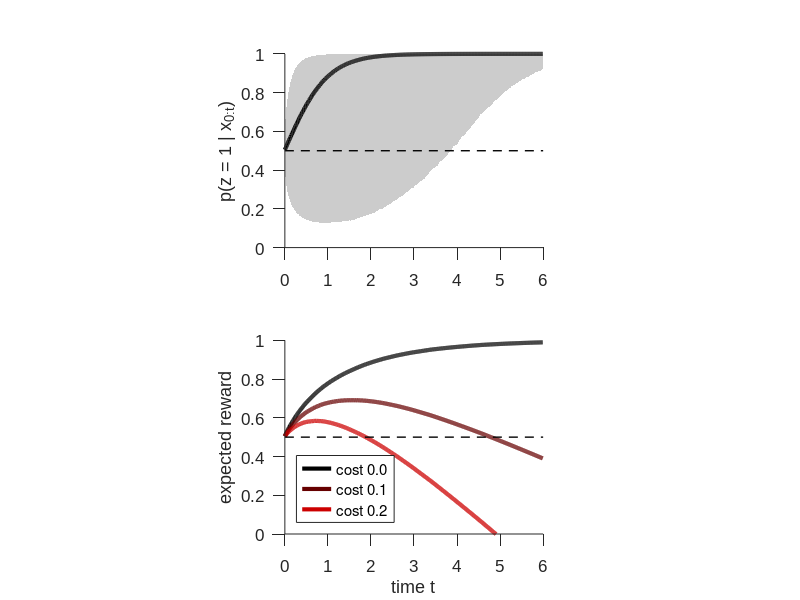

The MATLAB script that drew this image:
function loss_cost(t, sig2)
%% plots the expected reward with accumulation cost over time
%
% The function assumes momentary evidence dx generated by 
% p(dx | z dt, sig2 dt)
% with z=1. Decisions are based on the posterior over z=1 that considers
% both z=1 and z=-1.
%
% The function runs 10^5 simulations in parallel, and shows median and
% the 2.5 and 97.5 percentiles of the posterior across simulations.
% Furthermore, it shows the expected reward over time in this setting. The
% expected reward is shown for three different costs, 0, 0.1, and 0.2.
%
% t determines the accumulation time, and sig2 the task difficulty
% (small/large sig2 = easy/hard task). If not given, t defaults to 6 and
% sig2 to 1^2.

%% settings
% time discretisation
dt = 0.01;
% observation time
if nargin < 1, t = 6; end
% task difficulty (small/large sig2 = easy/hard task)
if nargin < 2, sig2 = 1^2; end
% number of parallel simulations
sim_num = 10^5;
% costs
cs = [0 0.1 0.2];
c_num = length(cs);
% cost colours, from black to red
c_cols = [linspace(0, 0.8, c_num)' zeros(c_num, 2)];


%% discretise time
N = ceil(t / dt);
t = N * dt;
ts = 0:dt:(t-dt);


%% draw momenary evidence, compute suff. states, belief, choices
xs = dt + sqrt(sig2 * dt) * randn(sim_num, N);
Xs = cumsum(xs, 2);
% p(z=1 | x)
pz1gx = 1 ./ (1 + exp(- 2 * Xs / sig2));
% expected reward (avg.) is just average belief minus cost
er = bsxfun(@minus, mean(pz1gx, 1), bsxfun(@times, ts, cs'));


%% plot results
figure('Color', 'white');

% posterior over time
subplot(2, 1, 1);  hold on;
xlim([0 t]);  ylim([0 1]);
pz1gx_median = prctile(pz1gx, 50, 1);
pz1gx_p25 = prctile(pz1gx, 2.5, 1);
pz1gx_p975 = prctile(pz1gx, 97.5, 1);
patch([ts fliplr(ts)], [pz1gx_p25 fliplr(pz1gx_p975 )], ...
      [1 1 1]*0.8, 'EdgeColor', 'none');
plot(ts, pz1gx_median, 'k-', 'LineWidth', 3);
% guides
plot(xlim, [0.5 0.5], 'k--', 'LineWidth', 1);
% labels
ylabel('p(z = 1 | x_{0:t})');
set(gca,'Layer','top','Box','off','PlotBoxAspectRatio',[4/3,1,1],...
        'FontName','Arial','FontSize',12,...
        'TickDir','out','TickLength',[1 1]*0.02,'XTick',0:floor(t));

% expected reward
subplot(2, 1, 2);  hold on;
xlim([0 t]);  ylim([0 1]);
legendstr = {};
for c_idx = 1:c_num
    plot(ts, er(c_idx, :), '-', 'LineWidth', 3, 'Color', c_cols(c_idx, :));
    legendstr = cat(2, legendstr, sprintf('cost %3.1f', cs(c_idx)));
end
% guides
plot(xlim, [0.5 0.5], 'k--', 'LineWidth', 1);
% labels and legends
xlabel('time t');
ylabel('expected reward');
legend(legendstr, 'Location', 'SouthWest');
set(gca,'Layer','top','Box','off','PlotBoxAspectRatio',[4/3,1,1],...
        'FontName','Arial','FontSize',12,...
        'TickDir','out','TickLength',[1 1]*0.02,'XTick',0:floor(t));
